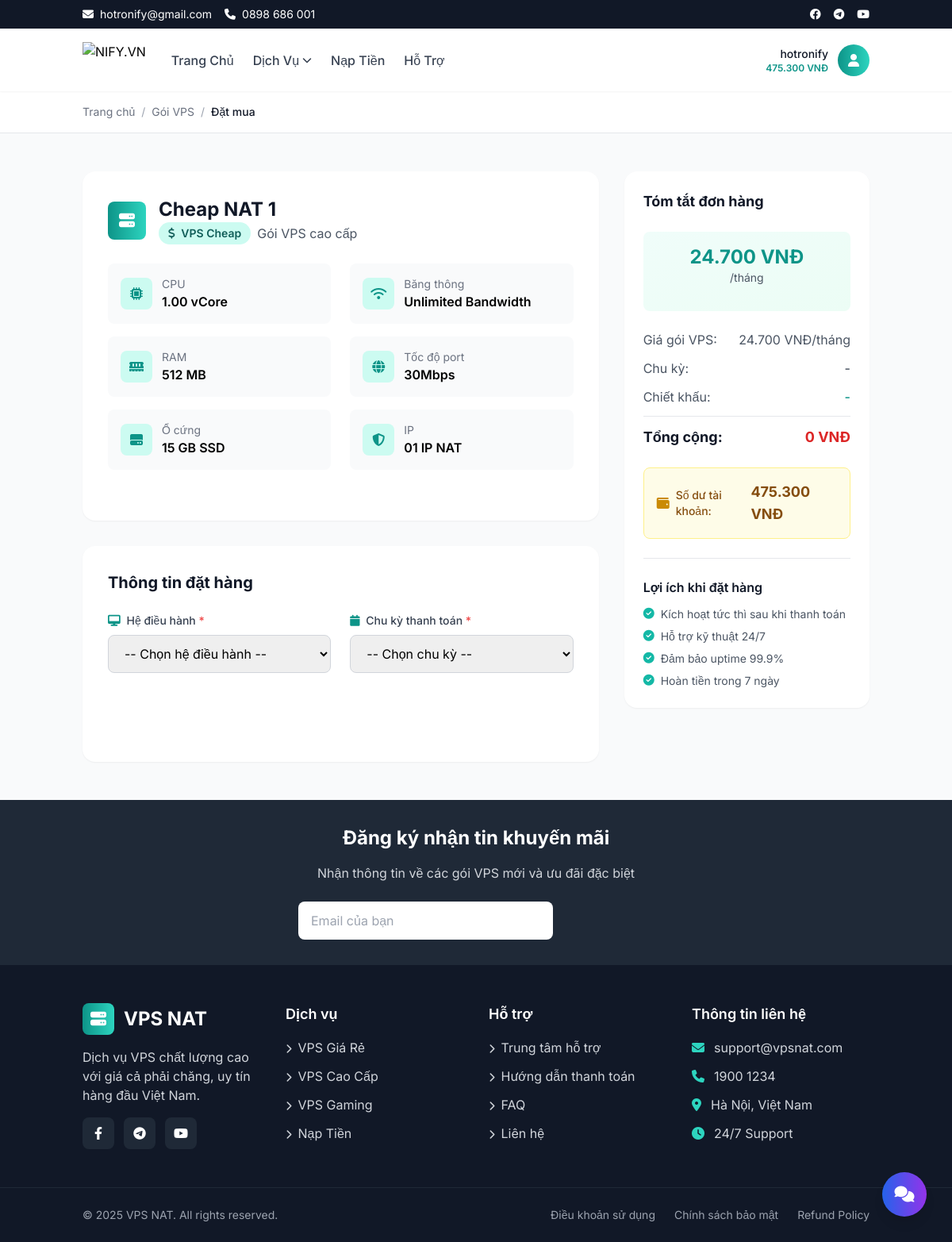
The page /order.php?id=277 (signed in) on the database as committed earlier.
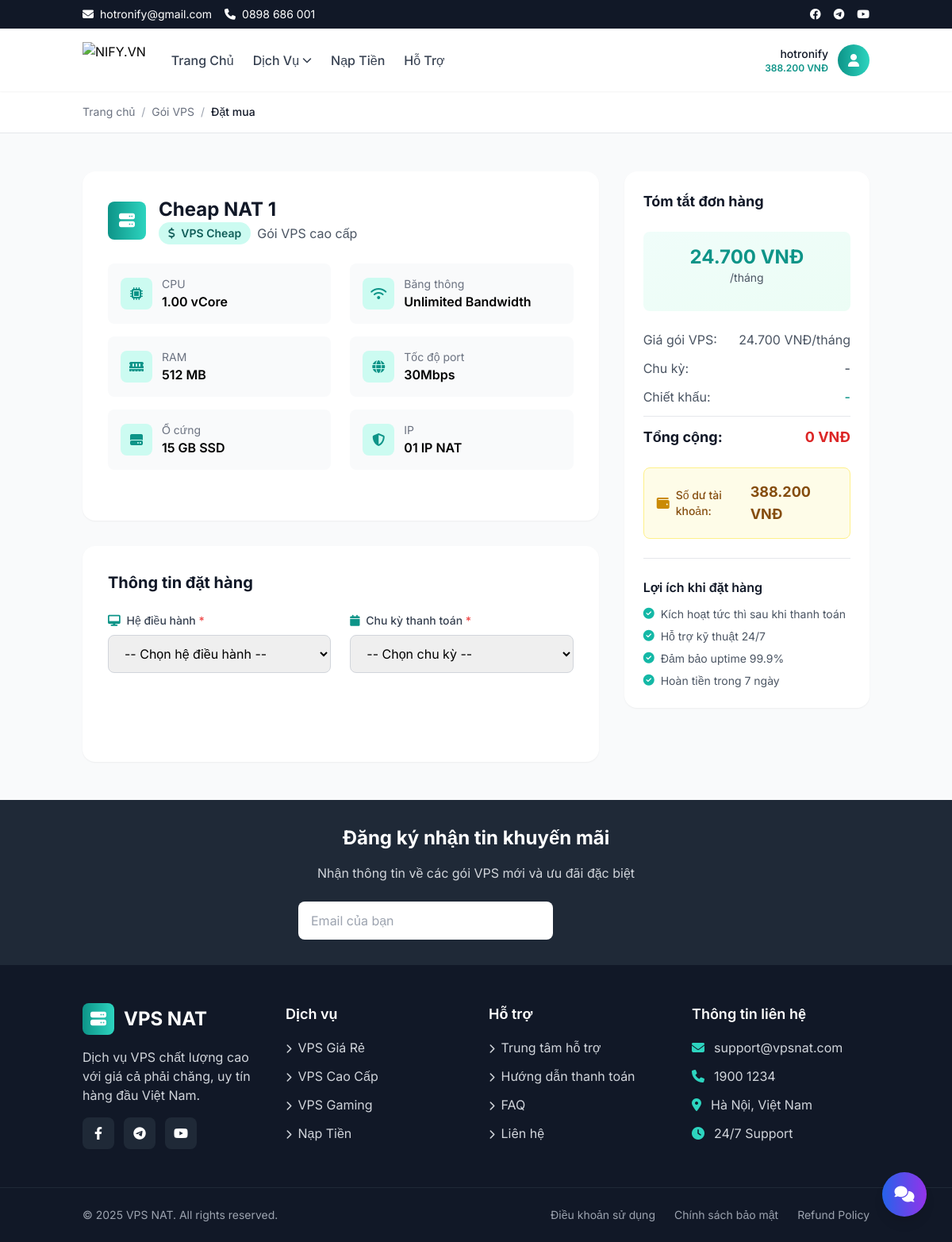
The same page on the database as committed later.
### tables this page shows
CREATE TABLE `users` (
  `id` int(11) NOT NULL,
  `username` varchar(50) NOT NULL,
  `email` varchar(100) NOT NULL,
  `password` varchar(255) NOT NULL,
  `full_name` varchar(100) DEFAULT NULL,
  `phone` varchar(20) DEFAULT NULL,
  `balance` decimal(10,2) DEFAULT 0.00,
  `role` enum('user','admin') DEFAULT 'user',
  `status` enum('active','inactive') DEFAULT 'active',
  `created_at` timestamp NULL DEFAULT current_timestamp(),
  `updated_at` timestamp NULL DEFAULT current_timestamp() ON UPDATE current_timestamp()
);

### includes/functions.php (called while the page is built, shortened)
<?php
require_once $_SERVER['DOCUMENT_ROOT'].'/database.php';
function sanitizeInt($input) {
    return (int) filter_var($input, FILTER_SANITIZE_NUMBER_INT);
}
function getVpsPackage($id) {
    $sql = "SELECT * FROM vps_packages WHERE id = ? AND status = 'active'";
    return fetchOne($sql, [sanitizeInt($id)]);
}
function getUser($id) {
    $sql = "SELECT * FROM users WHERE id = ?";
    return fetchOne($sql, [sanitizeInt($id)]);
}
function formatPrice($price) {
    return number_format((float)$price, 0, ',', '.') . ' VNĐ';
}
function isLoggedIn() {
    return isset($_SESSION['user_id']);
}
?>

### database.php (called while the page is built, shortened)
<?php
$servername = "139.99.44.189";
$username = "arownebv5xy_database";
$password = "arownebv5xy_database";
$dbname = "arownebv5xy_database";
$conn = new mysqli($servername, $username, $password, $dbname);
$conn->set_charset("utf8mb4");
function executeQuery($sql, $params = []) {
    global $conn;
    $stmt = $conn->prepare($sql);
    if (!empty($params)) {
        $types = str_repeat('s', count($params));
        $stmt->bind_param($types, ...$params);
    }
    $stmt->execute();
    return $stmt;
}
function fetchOne($sql, $params = []) {
    $stmt = executeQuery($sql, $params);
    $result = $stmt->get_result();
    return $result->fetch_assoc();
}
?>

### order.php (the view, shortened to what the changed rows need)
<?php
require_once 'database.php';
require_once 'includes/functions.php';
$package_id = $_GET['id'] ?? 0;
$package = getVpsPackage($package_id);
?>
<section class="py-12 bg-gray-50">
    <div class="container mx-auto px-4">
        <div class="max-w-6xl mx-auto">
            <div class="grid grid-cols-1 lg:grid-cols-3 gap-8">
                <div class="lg:col-span-2">
                    <div class="bg-white rounded-2xl shadow-sm p-8 mb-8">
                        <div class="flex items-center mb-6">
                            <div>
                                <h2 class="text-2xl font-bold text-gray-900"><?= htmlspecialchars($package['name']) ?></h2>
                            </div>
                        </div>
                    </div>
                </div>
                <div class="lg:col-span-1">
                    <div class="bg-white rounded-2xl shadow-sm p-6 sticky top-6">
                        <div class="bg-yellow-50 border border-yellow-200 rounded-lg p-4 mb-6">
                            <div class="flex items-center justify-between">
                                <div class="flex items-center">
                                    <i class="fas fa-wallet text-yellow-600 mr-2"></i>
                                    <span class="text-sm font-medium text-yellow-800">
                                    </span>
                                </div>
                                <span class="text-lg font-bold text-yellow-800">
                                    <?= formatPrice($_SESSION['balance']) ?>
                                </span>
                            </div>
                        </div>
                    </div>
                </div>
            </div>
        </div>
    </div>
</section>
<?php
$content = ob_get_clean();
include 'includes/header.php';
?>

### includes/header.php (shortened to what the changed rows need)
<!DOCTYPE html>
<html lang="vi">
<head>
    <script src="https://cdn.tailwindcss.com"></script>
    <link rel="stylesheet" href="https://cdnjs.cloudflare.com/ajax/libs/font-awesome/6.4.0/css/all.min.css">
</head>
<body class="bg-gray-50">
    <header class="bg-white shadow-sm sticky top-0 z-40 glass-effect">
        <nav class="container mx-auto px-4 py-4">
            <div class="flex justify-between items-center">
                <div class="hidden lg:flex items-center space-x-4">
                    <?php if (isLoggedIn()):
                        $user = getUser($_SESSION['user_id']);
                    ?>
                        <div class="flex items-center space-x-3">
                            <div class="text-right">
                                <div class="text-sm font-medium text-gray-900"><?= $_SESSION['username'] ?></div>
                                <div class="text-xs text-teal-600 font-semibold"><?= formatPrice($user['balance']) ?></div>
                            </div>
                            <div class="relative group">
                                <button class="w-10 h-10 bg-gradient-to-r from-teal-600 to-teal-400 rounded-full flex items-center justify-center text-white hover-lift">
                                    <i class="fas fa-user"></i>
                                </button>
                            </div>
                        </div>
                    <?php endif; ?>
                </div>
            </div>
        </nav>
    </header>
    <main>
        <?= $content ?? '' ?>
    </main>
</body>
</html>

Rows that differ between the two databases and show on the page:
changed users: balance "475.300 VNĐ" → "388.200 VNĐ"
Other text that changed with them:
formatPrice($_SESSION['balance']): "475.300 VNĐ" → "388.200 VNĐ"
